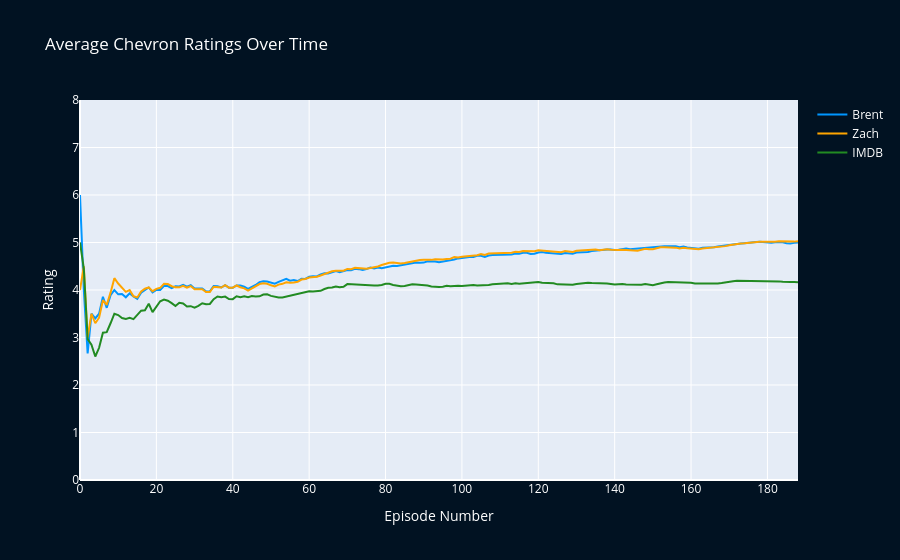

Source (notebook cell):
### Markdown cell above
### How do Brent and Zach's scores compare over time?

### Code cell
# Create figure
fig = go.Figure(layout_yaxis_range=[0,8])

fig.add_trace(go.Scatter(x=ratings_df.index, y=ratings_df['Brent_Chevrons'].expanding().mean(), 
                        mode='lines', name='Brent', line=dict(color='#0096FF', width=2)))
fig.add_trace(go.Scatter(x=ratings_df.index, y=ratings_df['Zach_Chevrons'].expanding().mean(), 
                        mode='lines', name='Zach', line=dict(color='#FFA500', width=2)))
fig.add_trace(go.Scatter(x=ratings_df.index, y=ratings_df['IMDB_Chevrons'].expanding().mean(), 
                        mode='lines', name='IMDB', line=dict(color='#228B22', width=2)))

#Further style the figure
fig.update_layout(
    title='Average Chevron Ratings Over Time',
    xaxis_title='Episode Number', 
    yaxis_title='Rating',
    paper_bgcolor='#011222',
    font_color='#ffffff',
)

fig.show()

### Figure 1 — Plotly figure (JSON) as saved in the notebook; plotly's stock layout.template omitted (floating-point values rounded to 4 significant figures; data arrays with more than 128 entries replaced by an {"elided": "..."} marker saying what was removed)
{"data": [{"line": {"color": "#0096FF", "width": 2}, "mode": "lines", "name": "Brent", "type": "scatter", "x": {"elided": "189 int values"}, "y": {"elided": "189 float values"}}, {"line": {"color": "#FFA500", "width": 2}, "mode": "lines", "name": "Zach", "type": "scatter", "x": {"elided": "189 int values"}, "y": {"elided": "189 float values"}}, {"line": {"color": "#228B22", "width": 2}, "mode": "lines", "name": "IMDB", "type": "scatter", "x": {"elided": "189 int values"}, "y": {"elided": "189 float values"}}], "layout": {"font": {"color": "#ffffff"}, "paper_bgcolor": "#011222", "title": {"text": "Average Chevron Ratings Over Time"}, "xaxis": {"title": {"text": "Episode Number"}}, "yaxis": {"range": [0, 8], "title": {"text": "Rating"}}}}
